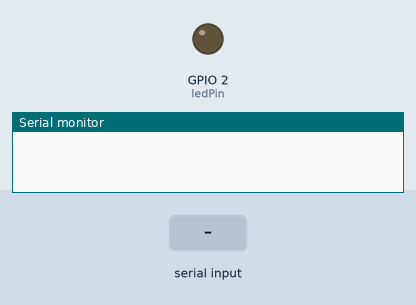
Recording of a program running on a simulated ESP32. Shown: output pins drawn as LEDs (lit = HIGH), the last lines printed to the serial monitor. Dashed ring = blinking. Inputs (shaded band) come from the test bench.

Above: at 1.2 s.
1.3 s: "1" received over Serial
At 1.7 s:
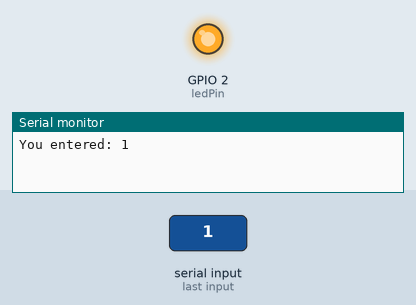
4.3 s: "0" received over Serial
At 4.45 s:
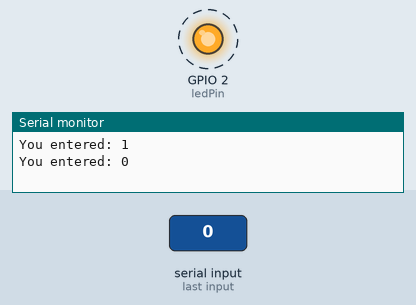
Timing chart, 0 to 7.7 s (numbered marks = the images above; inputs shaded):
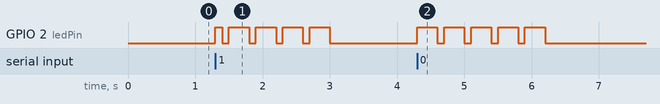

Measured:
- after the input at 1.3 s, GPIO 2 (ledPin): LOW → HIGH at once, then repeats every 0.40 s: LOW 0.10 s, HIGH 0.30 s, until it stays LOW from 3.0 s
- after the input at 4.3 s, GPIO 2 (ledPin): alternates HIGH for 0.30 s and LOW for 0.10 s, 10 changes in all, then stays LOW, starting at once

The program:

main.cpp
```cpp
#include <Arduino.h>

/**
 * Constant definition
 */
const int ledPin = 2; // Default LED is connected to GPIO 2, check out the def of LED_BUILTIN
const int scale = 1;  // For debugging, increase to 10 gets you 10 times slow execution.

const int morseCode[10][5] = {
    {1, 1, 1, 1, 1}, // 0
    {0, 1, 1, 1, 1}, // 1
    {0, 0, 1, 1, 1}, // 2
    {0, 0, 0, 1, 1}, // 3
    {0, 0, 0, 0, 1}, // 4
    {0, 0, 0, 0, 0}, // 5
    {1, 0, 0, 0, 0}, // 6
    {1, 1, 0, 0, 0}, // 7
    {1, 1, 1, 0, 0}, // 8
    {1, 1, 1, 1, 0}, // 9
};

/**
 * Function pre-definition
 */
void sendMorseCode(int);

void blinkLed(int);

// The setup() method runs once, when the sketch starts
void setup()
{
    // put your setup code here, to run once:
    pinMode(ledPin, OUTPUT); // initialize the digital pin as an output

    Serial.begin(9600);
}

// The loop() method runs over and over again, as long as the Arduino has power
void loop()
{
    if (Serial.available() > 0)
    {
        // Read the incoming byte
        char incomingByte = Serial.read();

        // Echo the incoming byte back to the serial monitor
        Serial.print("You entered: ");
        Serial.println(incomingByte);

        int idx = (int)(incomingByte) - (int)('0'); // this trick only works if the ascii code for numerics is continuous
        sendMorseCode(idx);
        delay(300 * scale);
    }
}

void sendMorseCode(int x)
{
    if (x < 0 || x > 9)
    {
        // Shouldn't happen
        return;
    }

    for (int i = 0; i < 5; i++)
    {
        blinkLed(morseCode[x][i]);
        if (i != 4) // last one doesn't need to be delayed, it is delayed in the outer loop for between letters
        {
            delay(100 * scale); // space between parts of the same letter
        }
    }
}

void blinkLed(int x)
{
    digitalWrite(ledPin, HIGH);
    if (x == 0)
    {
        delay(100 * scale); // dot
    }
    else if (x == 1)
    {
        delay(300 * scale); // dash
    }
    digitalWrite(ledPin, LOW);
}
```
